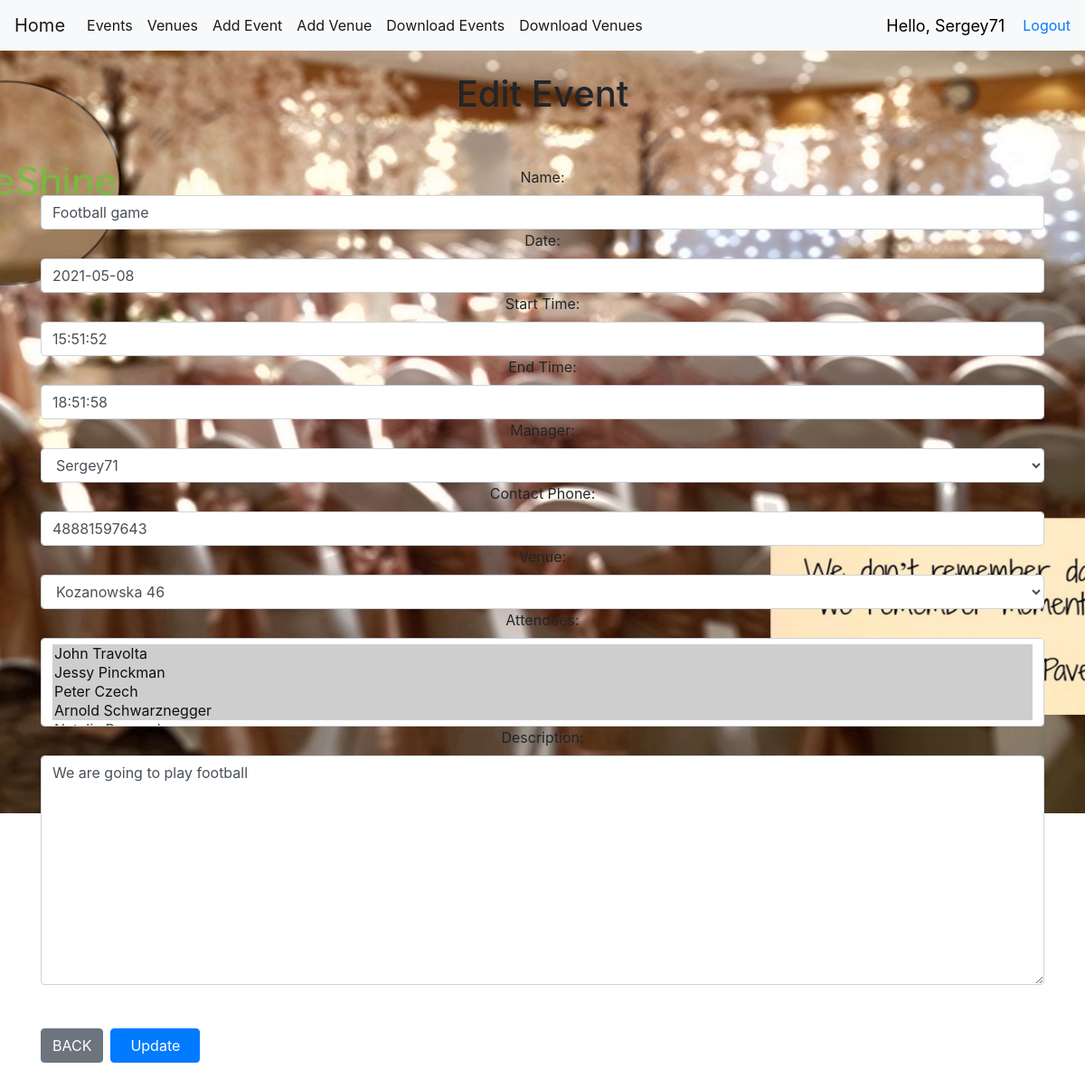
/edit_event/1 (signed in), run on an earlier commit of the app's database.
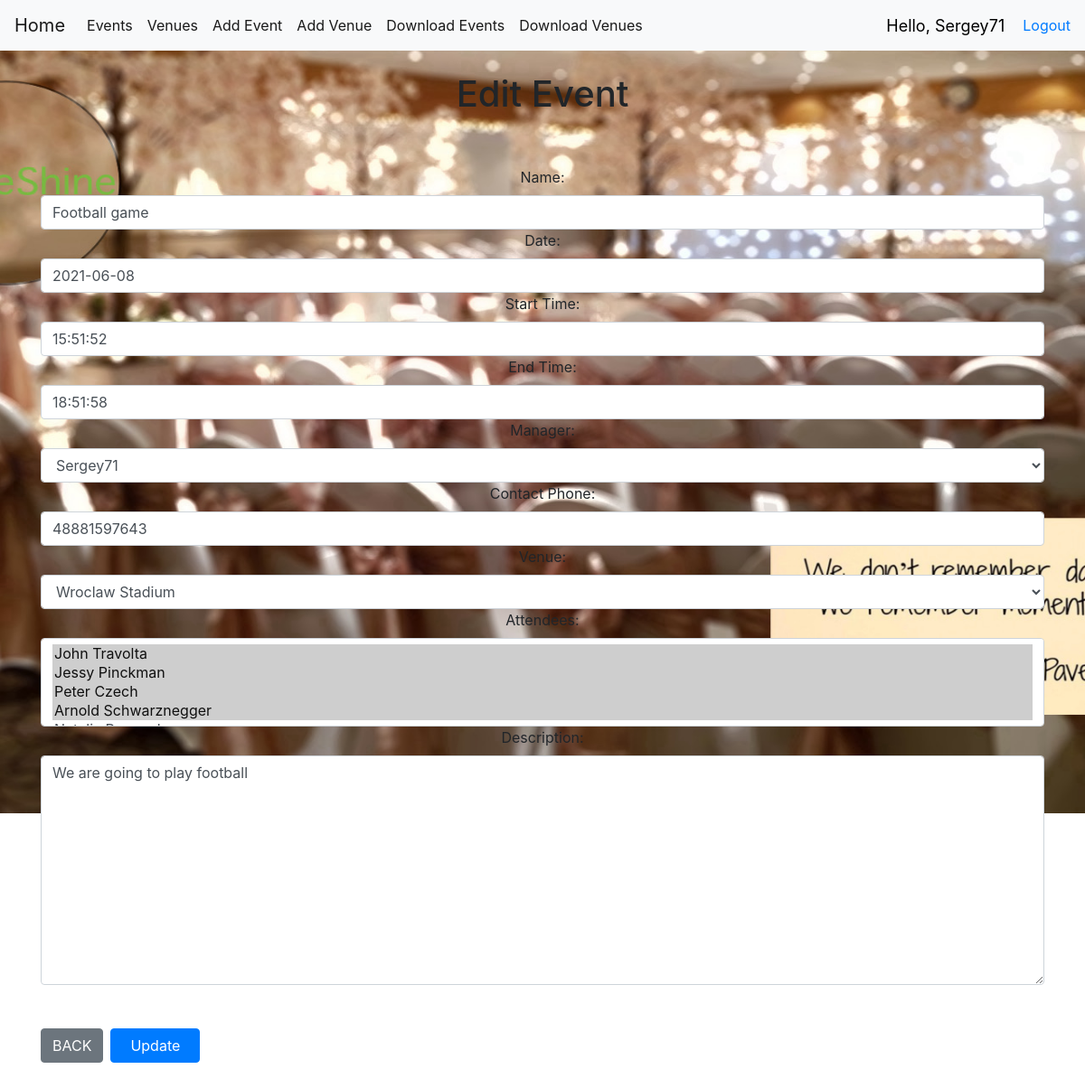
And on a later commit of the database.
### events/models.py (models this page shows, shortened)
class Event(models.Model):
    name = models.CharField('Event Name', max_length=100)
    event_date = models.DateField('Event Date', default=datetime.date.today())
    start_time = models.TimeField()
    end_time = models.TimeField()
    manager = models.ForeignKey(User, blank=True, null=True, on_delete=models.SET_NULL)
    man_phone = models.CharField('Manager Phone', max_length=15)
    eve_description = models.TextField('Description', blank=True)
    venue = models.ForeignKey(Venue, blank=True, null=True, on_delete=models.CASCADE)
    attendees = models.ManyToManyField(EventUser, blank=True)

class Venue(models.Model):
    name = models.CharField('Venue Name', max_length=255)
    address = models.CharField('Address', max_length=255)
    post_code = models.CharField('Post Code', max_length=10)
    phone = models.CharField('Contact Phone', max_length=15, blank=True)
    web = models.URLField('Website Address', blank=True)
    email = models.EmailField('Email', blank=True)
    ven_description = models.TextField(blank=True)
    booking_rates = models.FloatField(verbose_name='Ranking (up to 9.0)', default=1.0, blank=True)
    from_hour = models.TimeField(blank=True)
    to_hour = models.TimeField(blank=True)
    flour_size = models.FloatField(verbose_name='Square (mxm)', default=1.0, blank=True)
    def __str__(self):
        return self.name

### events/views.py (the view)
# urls.py: path('edit_event/<event_id>', views.edit_event, name="edit-event"),
@login_required(login_url='login')
def edit_event(request, event_id):
    event = Event.objects.get(pk=event_id)
    form = EventForm(request.POST or None, instance=event)
    if form.is_valid():
        form.save()
        return redirect('show-event', event_id)
    return render(request, 'events/edit_event.html', {'event': event,'form': form})

### events/models.py (called while the page is built)
    def __str__(self):
        return self.f_name + ' ' + self.l_name

### templates/events/edit_event.html (shortened to what this page needs)
{% extends 'events/base.html' %}
{% block content %}
<div style="text-align: center;">
<h1>
    Edit Event
</h1>
<br/><br/>
    <form action="" method=POST>
        {{ form.as_table }}
        <br/><br/>
        <div class="btn-toolbar" role="toolbar" aria-label="Toolbar with button groups">
          <div class="btn-group mr-2" role="group" aria-label="First group">
         <a href="{%  url 'list-events' %}" class="btn btn-secondary">BACK</a>
          </div>
          <div class="btn-group mr-2" role="group" aria-label="Second group">
           <input type="submit" value="  Update  " class="btn btn-primary" >
          </div>
        </div>
    </form>
</div>
{% endblock %}

### templates/events/base.html (shortened to what this page needs)
<!doctype html>
{% load static %}
<html lang="en">
  <head>
    <link rel="stylesheet" type="text/css" href="{% static "css/VenueShine.css" %}">
    <link rel="stylesheet" href="https://stackpath.bootstrapcdn.com/bootstrap/4.4.1/css/bootstrap.min.css">
  </head>
  <body id="bg" style="background-image: url('{% static "images/bg22.jpg"%}');">
    {% include 'events/navbar.html' %}
    <br/>
    <div class="container" style="align-content: center">
        {% block content %}
        {% endblock %}
    </div>
    <br/>
  </body>
</html>

### templates/events/navbar.html (shortened to what this page needs)
<nav class="navbar navbar-expand-lg navbar-light bg-light">
  <a class="navbar-brand" href="{% url 'home' %}">Home</a>
  <div class="collapse navbar-collapse" id="navbarSupportedContent">
    <ul class="navbar-nav mr-auto">
        <li class="nav-item active">
        <a class="nav-link" href="{% url 'list-events' %}">Events</a>
        </li>
        <li class="nav-item active">
        <a class="nav-link" href="{% url 'list-venues' %}">Venues</a>
        </li>
        <li class="nav-item active">
        <a class="nav-link" href="{% url 'add-event' %}">Add Event</a>
        </li>
        <li class="nav-item active">
        <a class="nav-link" href="{% url 'add-venue' %}">Add Venue</a>
        </li>
        <li class="nav-item active">
        <a class="nav-link" href="{% url 'text-events' %}">Download Events</a>
        </li>
        <li class="nav-item active">
        <a class="nav-link" href="{% url 'text-venue' %}">Download Venues</a>
        </li>
    </ul>
  </div>
    <span id="hello-msg">Hello, {{ request.user }}</span>
    <span><a href="{% url 'logout' %}">Logout</a></span>
</nav>

### static/css/VenueShine.css (style rules this page uses)
#bg { background-repeat: no-repeat; background-size: 1800px 900px; background-position: top; background-attachment: fixed; }

### templates/events/navbar.html (style rules this page uses)
#hello-msg { font-size:18px; color:black; margin-right: 20px; }

What changed in the data, as far as the page shows it:
changed Event "Sergey71": event_date "2021-05-08" → "2021-06-08"; venue "Kozanowska 46" → "Wroclaw Stadium"
